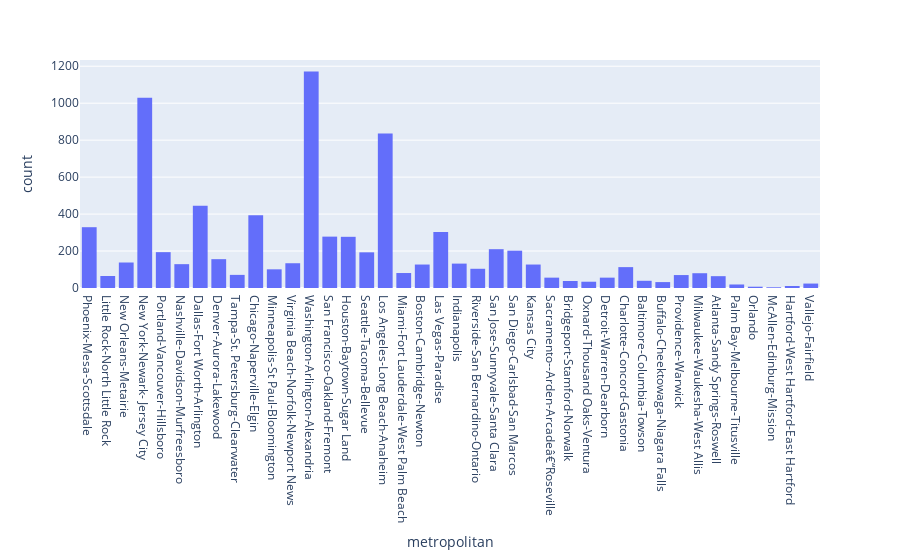

Notebook code cell kept with this figure:
### Markdown cell above
### Plotting hist for more insights

### Code cell
fig_numerical, axes_numerical = plt.subplots(1,2, figsize=(20,10))
axes_numerical[0].hist(raw_df['hours_a_week'])
axes_numerical[0].set_title('Hours a week Hist')
axes_numerical[1].hist(raw_df['age'])
axes_numerical[1].set_title('Age  Hist')
plt.show()

import seaborn as sns
import plotly.express as px
sns.set_theme(style='darkgrid')
fig_industry, ax_industry = plt.subplots(figsize=(20,10)) #only 1 ax inside this fig
ax_industry.tick_params(axis='x', labelrotation=90)
sns.histplot(raw_df['industry'], color='red',ax=ax_industry)
sns.histplot(raw_df['occupation'], color='blue',ax=ax_industry)

fig_occupation, ax_occupation = plt.subplots(figsize=(20,10)) #only 1 ax inside this fig
ax_occupation.tick_params(axis='x', labelrotation=90)
sns.histplot(raw_df['occupation'], color='blue',ax=ax_occupation)

fig_marital, ax_marital = plt.subplots(figsize=(20,10)) #only 1 ax inside this fig
sns.histplot(raw_df['marital_status'], color='purple',ax=ax_marital)

fig_education, ax_education = plt.subplots(figsize=(20,10)) #only 1 ax inside this fig
sns.histplot(raw_df['education'], color='black',ax=ax_education)
ax_education.tick_params(axis='x', labelrotation=90, labelcolor='gray')

fig_race, ax_race = plt.subplots(figsize=(20,10)) #only 1 ax inside this fig
sns.histplot(raw_df['race'], color='green',ax=ax_race, )
ax_race.tick_params(axis='x', labelrotation=90, labelcolor='red')

px.histogram(raw_df,'metropolitan')

### Figure 1 — Plotly figure (JSON) as saved in the notebook; plotly's stock layout.template omitted (floating-point values rounded to 4 significant figures; data arrays with more than 128 entries replaced by an {"elided": "..."} marker saying what was removed)
{"data": [{"alignmentgroup": "True", "bingroup": "x", "hovertemplate": "metropolitan=%{x}<br>count=%{y}<extra></extra>", "legendgroup": "", "marker": {"color": "#636efa", "pattern": {"shape": ""}}, "name": "", "offsetgroup": "", "orientation": "v", "showlegend": false, "type": "histogram", "x": {"elided": "7873 str values"}, "xaxis": "x", "yaxis": "y"}], "layout": {"barmode": "relative", "legend": {"tracegroupgap": 0}, "margin": {"t": 60}, "xaxis": {"anchor": "y", "domain": [0, 1], "title": {"text": "metropolitan"}}, "yaxis": {"anchor": "x", "domain": [0, 1], "title": {"text": "count"}}}}
